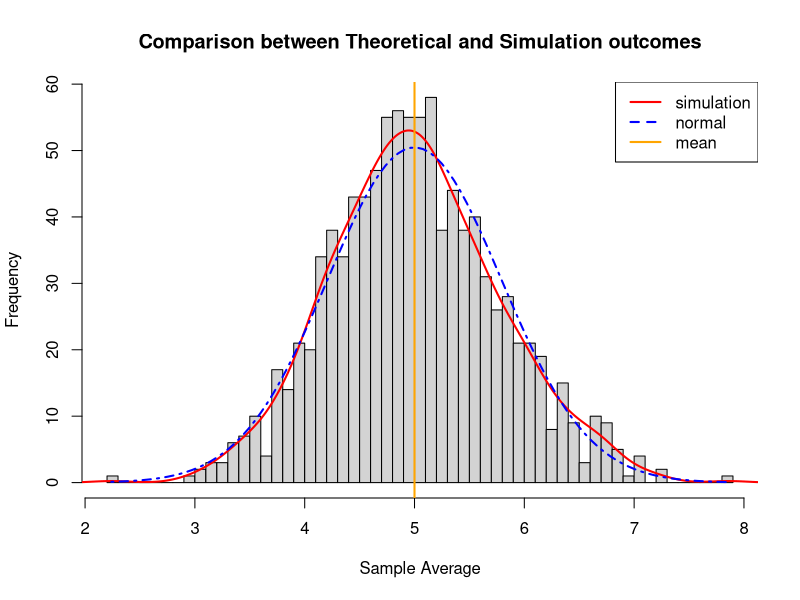
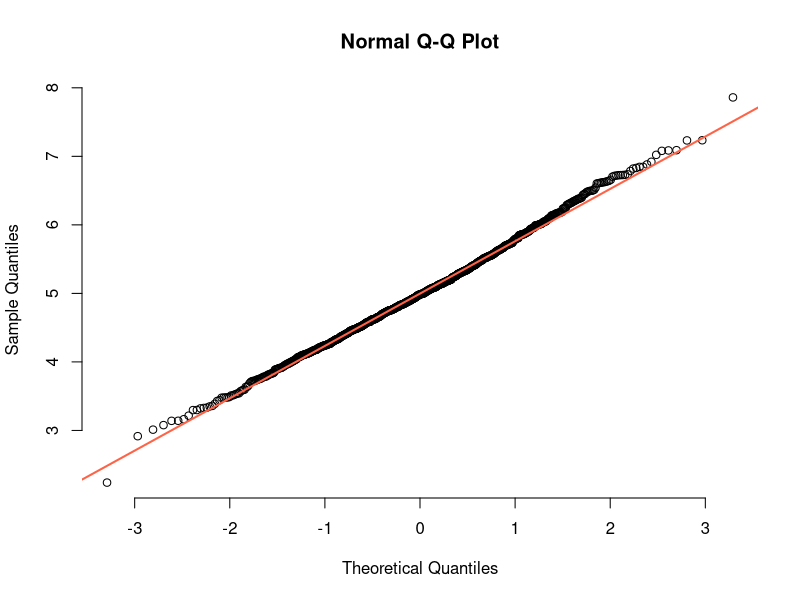

Source code (R) for these figures, in order:
## ---- chunk 1
# Loading libraries
library(ggplot2)

# Force results to be in English
base::invisible(Sys.setlocale("LC_ALL", "English.utf8"))

# Set seed
base::set.seed(2022)
## ---- chunk 2
# Parameters
simulations <- 1000; sample_size <- 40; lambda <- 0.2
## ---- chunk 3
# Adapting the source code given in the instructions.
mean_sample_exponential <- c()
for (i in 1 : 1000) {
    mean_sample_exponential = c(mean_sample_exponential,
                                base::mean(stats::rexp(n = 40, rate = 0.2)))
}
## ---- chunk 4
# Calculating the Theoretical Mean.
theoretical_mean <- 1 / lambda
## ---- chunk 5
# Calculating the Sample Mean of each simulation.
sample_mean <- mean(mean_sample_exponential)
## ---- chunk 6
# Using the formula to calculate Theoretical Standard Deviation
theoretical_sd <- (1/lambda)/(base::sqrt(sample_size))
## ---- chunk 7
# Using the sample to calculate the empirical value.
sample_sd <- stats::sd(mean_sample_exponential)
## ---- chunk 8
# Calculating the Theoretical variance.
theoretical_varicane <- theoretical_sd^2
## ---- chunk 9
# Calculating the sample variance.
sample_variance <- stats::sd(mean_sample_exponential)^2
## ---- chunk 10
# Density Histogram of averages
hist(mean_sample_exponential, breaks = 75,
     main = "Comparison between Theoretical and Simulation outcomes",
     xlab = "Sample Average", ylab = "Frequency")

# Draw a line of Density of the averages of samples
lines(stats::density(mean_sample_exponential)$x,
      stats::density(mean_sample_exponential)$y * 100, # Converting density into absolute value.
      lwd = 2,
      col = "red")

# Theoretical center of distribution. In other words, the theoretical mean.
abline(v = 1/lambda, col="orange", lwd = 2)

# Theoretical density of the averages of the simulations samples
xfit <- base::seq(min(mean_sample_exponential),
                  base::max(mean_sample_exponential),
                  length = 100)
yfit <- stats::dnorm(x = xfit,
                     mean = 1/lambda,
                     sd = (1/lambda/sqrt(sample_size)))

# Draw a line of Theoretical
lines(xfit,
      yfit * 100, # Converting density into absolute value.
      pch = 20,
      col = "blue",
      lty = 4,
      lwd = 2)

# Add legend in the histogram
legend('topright',
       c("simulation", "normal", "mean"),
       lty = c(1,2,1),
       col = c("red", "blue", "orange"),
       lwd = 2)
## ---- chunk 11
sessionInfo()
## ---- chunk 12
# Creating a Q-q plot
qqnorm(mean_sample_exponential, pch = 1, frame = FALSE)
qqline(mean_sample_exponential, col = "tomato", lwd = 2)
